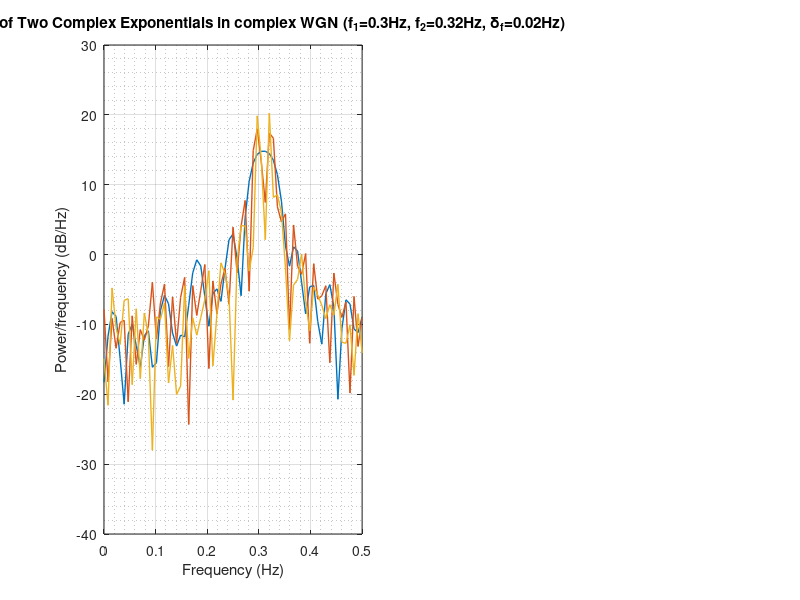

This figure's MATLAB source: (Note: this script raises an error after producing the figure.)
%%% ASPMI Coursework 2019: ASSIGNMENT 1
%%% 1.3 Correlation Estimation (pt. 2)
clear all; close all; clc;  %Script initialization

%% TASK: frequency estimation by MUSIC
%PARAMETERS
fs = 1;                         %Unity signal sampling frequency (in Hz)
N_vec = [30, 50, 100];          %Length of the complex signal (in # samples)
f = [0.3, 0.32; 0.3, 0.31];     %Frequency matrix containing couples f1,f2 as rows
var = 0.2;                      %Variance of the White Gaussian Noise (WGN)

for i = 1:length(f(:,1))        %Iterate over frequency couples
    f1 = f(i, 1);               %Frequency of first complex exponential
    f2 = f(i, 2);               %Frequency of second complex exponential
    for j = 1:length(N_vec)
        %GENERATE COMPLEX SIGNAL
        N = N_vec(j);       %Assign new signal length
        dur = N/fs;         %Resulting signal duration (in s)
        n = 0:1/fs:dur;     %Time axis (in s)
        %Complex noise component (complex White Gaussian Noise)
        noise = var/sqrt(2)*(randn(size(n))+1j*randn(size(n)));
        %Signal x consiting of two complex exponentials with complex WGN
        x = exp(1j*2*pi*f1*n)+exp(1j*2*pi*f2*n)+ noise;
        
        %COMPUTE PERIODOGRAM
        [Pxx, w] = periodogram(x, rectwin(length(n)), 128, fs);            	%Compute the PERIODOGRAM
        subplot(1, 2, i); plot(w, 10*log10(Pxx), 'LineWidth',1); hold on;   %Plot the PERIODOGRAM
        title(['Periodogram of Two Complex Exponentials in complex WGN (f_1=', num2str(f1), 'Hz, f_2=', num2str(f2), 'Hz, \delta_f=', num2str(f2-f1), 'Hz)']);
        xlabel('Frequency (Hz)'); ylabel('Power/frequency (dB/Hz)'); grid on; grid minor; xlim([0, 0.5]);
    end
    legend({['N=', num2str(N_vec(1)), ', N^{-1}=', num2str(round(1/N_vec(1), 3))], ['N=', num2str(N_vec(2)), ', N^{-1}=', num2str(round(1/N_vec(2), 3))], ['N=', num2str(N_vec(3)), ', N^{-1}=', num2str(round(1/N_vec(3), 3))]});
end

%Coursework code
[X,R] = corrmtx(x,50,'mod');    
[S,F] = pmusic(R,2,[ ],1,'corr');
figure; plot(F,S,'LineWidth',2); set(gca,'xlim',[0.25 0.40]);
grid on; grid minor; xlabel('Frequency (Hz)'); ylabel('Pseudospectrum');
title('Pseudospectrum obtained from the MUSIC algorithm');